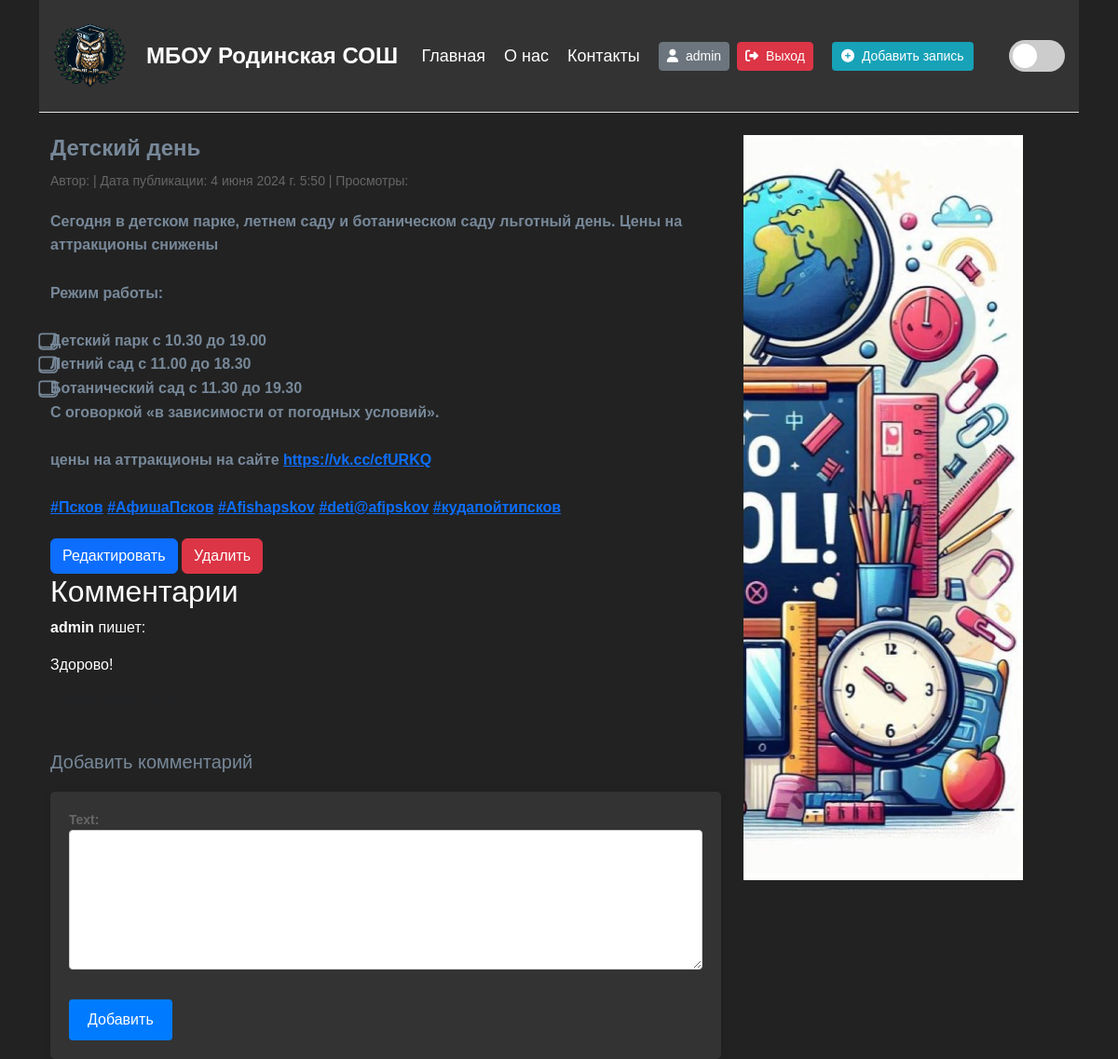
The page /article/9/ (signed in) on the database its author committed.
### accounts/models.py (models this page shows)
class CustomUser(AbstractUser):
    pass

### main/models.py (models this page shows, shortened)
class Articles(models.Model):
    title = models.CharField('Название', max_length=50)
    intro = models.CharField('Обзор', max_length=80)
    full_text = RichTextField('Статья')
    date = models.DateTimeField('Дата публикации')
    image = models.ImageField('Изображение', upload_to='articles/', default=default_image)
    class Meta:
        verbose_name = 'Новость'
        verbose_name_plural = 'Новости'

class Comment(models.Model):
    article = models.ForeignKey(Articles, related_name='comments', on_delete=models.CASCADE)
    user = models.ForeignKey(settings.AUTH_USER_MODEL, on_delete=models.CASCADE)
    text = models.TextField()
    created_at = models.DateTimeField(auto_now_add=True)

### main/views.py (the view)
# urls.py: path('article/<int:pk>/', views.article_detail, name='article_detail'),
@login_required
def article_detail(request, pk):
    article = get_object_or_404(Articles, pk=pk)
    comments = article.comments.all()
    if request.method == 'POST':
        comment_form = CommentForm(request.POST)
        if comment_form.is_valid():
            new_comment = comment_form.save(commit=False)
            new_comment.article = article
            new_comment.user = request.user
            new_comment.save()
            return redirect('article_detail', pk=article.pk)
    else:
        comment_form = CommentForm()
    return render(request, 'main/article_detail.html', {
        'article': article,
        'comments': comments,
        'comment_form': comment_form,
    })

### main/forms.py
class CommentForm(forms.ModelForm):
    class Meta:
        model = Comment
        fields = ['text']

### main/templates/main/article_detail.html (shortened to what this page needs)
{% extends 'main/layout.html' %}
{% load static %}
{% block content %}
<div class="container">
    <div class="row">
        <div class="col-md-8">
            <article>
                <h1 class="article-title">{{ article.title }}</h1>
                <p class="article-info">
                    Автор: {{ article.author }} |
                    Дата публикации: {{ article.date }} |
                    Просмотры: {{ article.views_count }}
                </p>
                <div class="article-content">
                    {{ article.full_text | safe }}
                </div>
                {% if user.is_superuser %}
                <div class="article-actions">
                    <a href="{% url 'edit_article' article.id %}" class="btn btn-primary">Редактировать</a>
                    <a href="{% url 'delete_article' article.id %}" class="btn btn-danger">Удалить</a>
                </div>
                {% endif %}
            </article>
            <section id="comments">
                <h2>Комментарии</h2>
                {% for comment in comments %}
                <div class="comment">
                    <p><strong>{{ comment.user.username }}</strong> пишет:</p>
                    <p>{{ comment.text }}</p>
                    <p class="text-muted">{{ comment.created_at }}</p>
                </div>
                {% endfor %}
            </section>
            <section id="add-comment">
                <h2>Добавить комментарий</h2>
                {% if user.is_authenticated %}
                <form method="post">
                    {{ comment_form.as_p }}
                    <button type="submit" class="btn btn-primary">Добавить</button>
                </form>
                {% else %}
                <p>Пожалуйста, <a href="{% url 'login' %}">войдите</a> для добавления комментария.</p>
                {% endif %}
            </section>
        </div>
        <div class="col-md-4">
            <div class="banner">
                <img src="{% static 'main/img/banner.jpg' %}" alt="Баннер">
                          </div>
        </div>
    </div>
</div>
<link rel="stylesheet" type="text/css" href="{% static 'main/css/article.css' %}">
{% endblock %}

### main/templates/main/Layout.html (shortened to what this page needs)
{% load static %}
<!doctype html>
<html lang="ru">
<head>
   <link rel="stylesheet" href="https://cdn.jsdelivr.net/npm/bootstrap@5.3.2/dist/css/bootstrap.min.css">
   <link rel="stylesheet" href="{% static 'main/css/main.css' %}">
</head>
<body>
   <header>
       <div class="container">
           <div class="header-container">
               <div class="logo-container">
                   <img src="{% static 'main/img/logo.png' %}" alt="Логотип МБОУ Родинская СОШ" class="logo">
                   <span class="logo-text">МБОУ Родинская СОШ</span>
               </div>
               <div class="nav-container">
                   <nav>
                       <ul>
                           <li><a href="{% url 'home' %}">Главная</a></li>
                           <li><a href="{% url 'about' %}">О нас</a></li>
                           <li><a href="{% url 'contacts' %}">Контакты</a></li>
                       </ul>
                   </nav>
                   <div class="d-flex">
                       {% if user.is_authenticated %}
                       <div class="user-profile me-2">
                           <a href="{% url 'profile' %}" class="btn btn-secondary btn-sm">
                               <i class="fas fa-user me-2"></i>{{ user.username }}
                           </a>
                       </div>
                       <div class="logout-btn">
                           <a href="{% url 'logout' %}" class="btn btn-danger btn-sm">
                               <i class="fas fa-sign-out-alt me-2"></i>Выход
                           </a>
                       </div>
                       {% if user.is_superuser %}
                       <div class="add-article-btn me-2">
                           <a href="{% url 'create' %}" class="btn btn-info btn-sm">
                               <i class="fas fa-plus-circle me-2"></i>Добавить запись
                           </a>
                       </div>
                       {% endif %}
                       {% endif %}
                   </div>
               </div>
               <div class="theme-switch">
                   <label>
                       <span class="slider"></span>
                   </label>
               </div>
           </div>
       </div>
   </header>
   <main class="container mt-4">
       {% block content %}
       {% endblock %}
   </main>
</body>
</html>

### main/static/main/css/main.css (style rules this page uses)
:root { --bg-color: #222; --text-color: #fff; --header-bg-color: #333; --header-text-color: #fff; --news-bg-color: #444; --news-text-color: #fff; --news-overlay-color: rgba(0, 0, 0, 0.6); --news-overlay-hover: rgba(0, 0, 0, 0.8); --form-bg-color: #333; --form-text-color: #fff; --form-input-bg-color: #444; --form-input-text-color: #fff; --form-button-bg-color: #17a2b8; --form-button-hover-bg-color: #138496; }
body { font-family: 'Arial', sans-serif; background-color: var(--bg-color); color: var(--text-color); overflow-x: hidden; margin: 0; padding: 0; }
.header-container { display: flex; justify-content: space-between; align-items: center; padding: 20px 0; background-color: var(--header-bg-color); border-bottom: 1px solid #dee2e6; }
.logo-container { display: flex; align-items: center; }
.header-container img.logo { max-height: 80px; width: auto; height: auto; margin-right: 20px; margin-left: 15px; }
.logo-text { font-size: 24px; font-weight: bold; color: var(--header-text-color); }
.nav-container { display: flex; align-items: center; gap: 20px; }
nav ul { list-style: none; display: flex; gap: 20px; padding: 0; margin: 0; }
nav ul li { transition: transform 0.3s; }
nav ul li a { text-decoration: none; color: var(--header-text-color); font-size: 18px; font-weight: 500; }
.add-article-btn { margin-left: 20px; }
.add-article-btn a { display: flex; align-items: center; text-decoration: none; color: #fff; background-color: #17a2b8; border: none; padding: 5px 10px; border-radius: 4px; transition: background-color 0.3s; }
.add-article-btn i { margin-right: 5px; }
.theme-switch { margin-left: 20px; }
.theme-switch label { display: inline-block; width: 60px; height: 34px; position: relative; right: 15px; cursor: pointer; }
.slider { position: absolute; top: 0; left: 0; right: 0; bottom: 0; background-color: #ccc; transition: .4s; border-radius: 34px; }
.slider:before { position: absolute; content: ""; height: 26px; width: 26px; left: 4px; bottom: 4px; background-color: white; transition: .4s; border-radius: 50%; }

### main/static/main/css/article.css (style rules this page uses)
.article-title { font-size: 24px; font-weight: bold; color: #778899; margin-bottom: 10px; }
.article-info { font-size: 14px; color: #666; margin-bottom: 20px; }
.article-content { font-size: 16px; font-weight: bold; line-height: 1.6; color: #778899; }
.article-actions { margin-top: 20px; }
#add-comment { margin-top: 40px; }
#add-comment h2 { font-size: 20px; margin-bottom: 20px; color: #778899; }
#add-comment form { background-color: #778899; padding: 20px; border-radius: 5px; box-shadow: 0 0 10px rgba(0, 0, 0, 0.1); background-color: var(--form-bg-color); }
#add-comment form label { font-weight: bold; }
#add-comment form input[type="text"], #add-comment form textarea { width: 100%; padding: 10px; border: 1px solid #ccc; border-radius: 4px; box-sizing: border-box; margin-bottom: 10px; }
#add-comment form textarea { height: 150px; }
#add-comment form button { background-color: #007bff; color: #fff; border: none; padding: 10px 20px; border-radius: 4px; cursor: pointer; }
#add-comment p { font-size: 14px; color: #666; }

### rows shown on the page
CustomUser: username "admin"
Articles: title "Детский день", date "4 июня 2024 г. 5:50", full_text "Сегодня в детском парке, летнем саду и ботаническом саду льготный день. Цены на аттракционы снижены Режим работы: ⃣Детский парк с 10.30 до 19.00 ⃣Летний сад c 11.00 до 18.30 ⃣Ботанический сад c 11.30 до 19.30 С оговоркой «в зависимости от погодных условий». цены на аттракционы на сайте https://vk.cc/cfURKQ #Псков #АфишаПсков #Afishapskov #deti@afipskov #кудапойтипсков"
Comment: user.username "admin", text "Здорово!"
